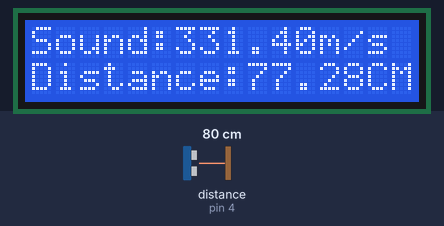
Bench run of a sketch on a simulated Arduino Uno, built with avr-gcc and run on an emulated ATmega328P. Parts: 16×2 character LCD. The inputs (shaded band) are chosen by the test bench; at power-on: distance to the obstacle (sensor on pin 4) 80 cm. The echo pulse lasts 58.3 µs per cm; what the sketch prints to the serial monitor is not drawn.

Above: at 1.8 s.
1.9 s: distance to the obstacle (sensor on pin 4) set to 2 cm
At 3.5 s:
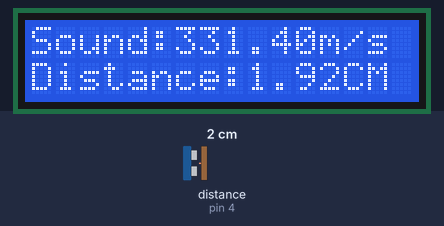
6.6 s: distance to the obstacle (sensor on pin 4) set to 9 cm
At 8.1 s:
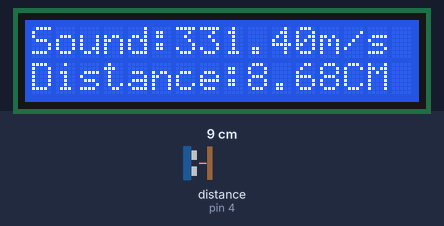
10.2 s: distance to the obstacle (sensor on pin 4) set to 4 cm
At 12.2 s:
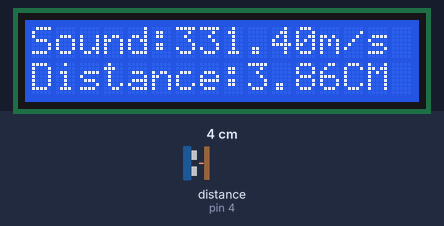
Timing chart, 0 to 13.7 s (numbered marks = the images above; inputs shaded):
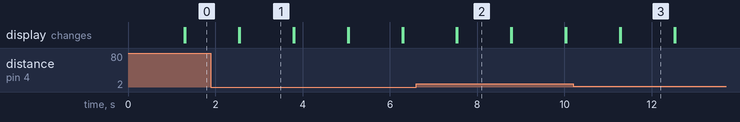

The sketch:

HCSR04_LCD_DHT11.ino
```cpp
//Using the Ultrasonic sensor to measure the distance (sensor and object)
//it will show the distance unit is CM and inch;
//using DHT11 to measure temperature and humidity;
//base on the data,to calculate the speed of sound;
//all the data will be display on the LCD;
// defines pins numbers
#define DHTPIN 2 //Digital pin connected to the DHT sensor
#define DHTTYPE  DHT11  //DHT11;
#define trigPin  3 //Utrasonic sensor;
#define echoPin  4  //Utrasonic sensor;
#define Max_DISTANCE 400  //Utrasonic sensor measurement maximum distance in cm;

// include the library code:
#include <LiquidCrystal.h>
#include <NewPing.h>
#include <DHT.h>
#include "DHT.h"
#include <Adafruit_Sensor.h>
#include <DHT.h>
#include <DHT_U.h>

// initialize the library with the numbers of the interface pins
LiquidCrystal lcd(7, 8, 9, 10, 11, 12);
//DHT_Unified dht(DHTPIN, DHTTYPE);
DHT_Unified dht(DHTPIN, DHTTYPE);
uint32_t delayMS;
NewPing sonar(trigPin, echoPin, Max_DISTANCE);
//DECLARE VARIABLE
float Hum;  //humidity;
float Temperature;
float duration;  //duration of sound wave;
float distance;  //calculated the value;
float soundms;  //m/s
float soundcm;  //cm/ms
int iterations= 5; // Ultrasonic sensor reading;
void setup() {
  pinMode(trigPin, OUTPUT); // Sets the trigPin as an Output
  pinMode(echoPin, INPUT); // Sets the echoPin as an Input
  Serial.begin(9600); // Starts the serial communication
   // set up the LCD's number of columns and rows:
  lcd.begin(16, 2);
  //Initialize DHT sensor;
  //dht.begin();
}
void loop() {
   delay(1000);
   //read the value from DHT 11;
   Hum = dht.readHumidity();
   Temperature =  dht.readTemperature();
  soundms = 331.4 +( 0.606 *Temperature) + (0.0124 *Hum);  //the speed sound in m/s;
    soundcm = soundms / 10000; //the speed of sound in cm/ms
  // using the distance to calculate the distance;
  duration = sonar.ping_median(iterations);
  distance = (duration / 2) *soundcm;
  // check the distance is within the valid range;
  if (distance >=400 && distance<=2 ){
  Serial.print("out of range");

  }
  else {
Serial.print(distance);
Serial.println(" CM");
delay(100);

  }
 //print it on the serial printer;
 Serial.print("sound:=");
 Serial.print("soundms");
 Serial.print(" m/s");
 Serial.print("Humidity:=");
 Serial.print("Hum");
 Serial.print("%  Temperature:");
 Serial.print("Temperature");
 Serial.print("C ");
 Serial.print("distance");

// make sure the LCD is clear screen;
lcd.clear();

  lcd.setCursor(0, 0); // Sets the location at which subsequent text written to the LCD will be displayed
  lcd.print("Sound:");
  lcd.print(soundms);

  lcd.print("m/s");
  delay(10);
  lcd.setCursor(0, 1);
  lcd.print("Distance:");
  lcd.print(distance);
  lcd.print("CM");
  delay(10);

}
```

Measured:
- after the input at 1.9 s, the display: first differs from a run without the input after 0.66 s (image 1)
- after the input at 6.6 s, the display: first differs from a run without the input after 0.95 s (image 2)
- after the input at 10.2 s, the display: first differs from a run without the input after 1.1 s (image 3)
- what the display in image 1 shows lasts 1.2 s, from 2.6 s to 3.8 s
